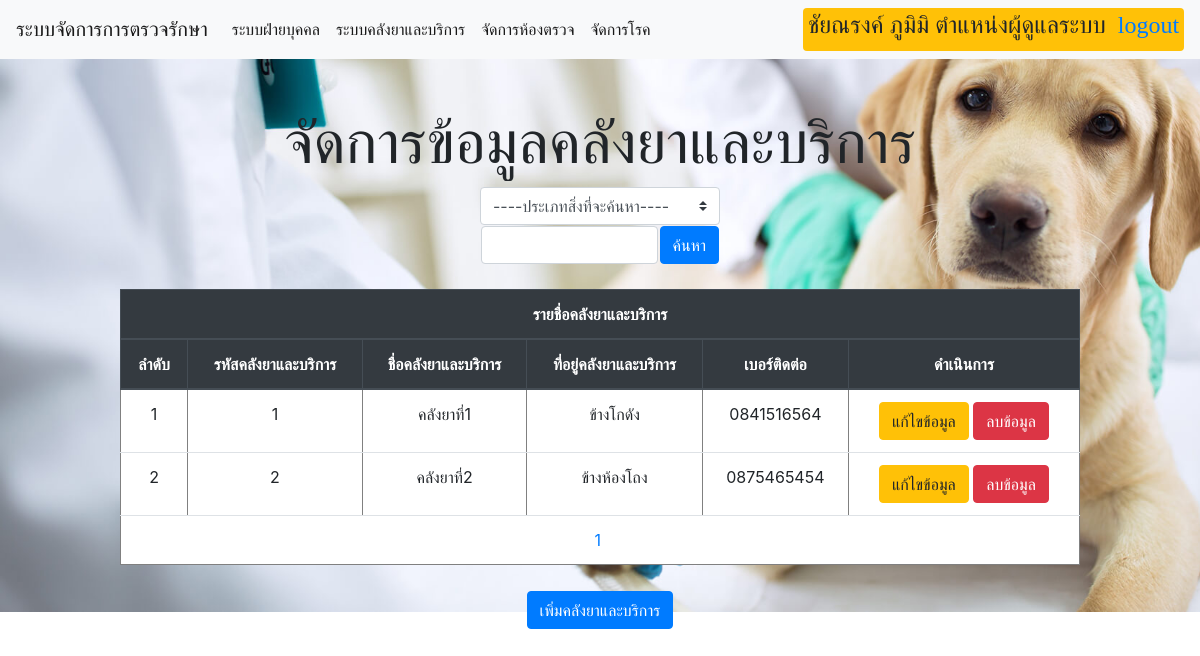
Page /TreatmentManagementProject/admin/AdminManageDrugServiceHouse.php (signed in) on the committed database.
### tables this page shows
CREATE TABLE `drugservicestorehouse` (
  `DshID` int(1) NOT NULL,
  `Name` varchar(30) NOT NULL,
  `Address` varchar(30) NOT NULL,
  `Connumber` char(10) NOT NULL
);

### TreatmentManagementProject/mysql/connect.php (called while the page is built)
<?php
$connect = mysqli_connect($dbhost, $dbuser, $dbpass, $dbname);
mysqli_query($connect, "SET NAMES UTF8");
$result = mysqli_query($connect, $sql);
?>

### TreatmentManagementProject/admin/AdminManageDrugServiceHouse.php (the view, shortened to what this page needs)
<?php
require("../mysql/config.php");
if(!empty($_GET['wordsearch']) && !empty($_GET['typesearch']))
{
  if(!empty($_REQUEST['page']))
  {
    $page=$_REQUEST['page'];
  }
  else
  {
    $page=1;
  }
    $pageprocess=($page*5)-5;
    $wordsearch = $_REQUEST['wordsearch'];
    $typesearch = $_REQUEST['typesearch'];
    if($typesearch=='1')
    {
      $sql2 ="select dshid,name,address,connumber from drugservicestorehouse where dshid LIKE '%" . $wordsearch . "%'";
      $sql = "select dshid,name,address,connumber from drugservicestorehouse where dshid LIKE '%" . $wordsearch . "%' limit $pageprocess,5";
    }
    else if($typesearch=='2')
    {
        $sql2 ="select dshid,name,address,connumber from drugservicestorehouse where name LIKE '%" . $wordsearch . "%'";
        $sql = "select dshid,name,address,connumber from drugservicestorehouse where name LIKE '%" . $wordsearch . "%' limit $pageprocess,5";
    }
    else
    {
        $sql2 ="select dshid,name,address,connumber from drugservicestorehouse";
        $sql = "select dshid,name,address,connumber from drugservicestorehouse limit $pageprocess,5";
    }
}
else
{
  if(!empty($_REQUEST['page']))
  {
    $page=$_REQUEST['page'];
  }
  else
  {
    $page=1;
  }
  $pageprocess=($page*5)-5;
  if(isset($_GET['wordsearch']))
  {
    $wordsearch = $_REQUEST['wordsearch'];
    $typesearch = $_REQUEST['typesearch'];
    if($typesearch=='1')
    {
      $sql2 ="select dshid,name,address,connumber from drugservicestorehouse where dshid LIKE '%" . $wordsearch . "%'";
      $sql = "select dshid,name,address,connumber from drugservicestorehouse where dshid LIKE '%" . $wordsearch . "%' limit $pageprocess,5";
    }
    else if($typesearch=='2')
    {
        $sql2 ="select dshid,name,address,connumber from drugservicestorehouse where name LIKE '%" . $wordsearch . "%'";
        $sql = "select dshid,name,address,connumber from drugservicestorehouse where name LIKE '%" . $wordsearch . "%' limit $pageprocess,5";
    }
  }
  else
  {
    $sql2 ="select dshid,name,address,connumber from drugservicestorehouse";
    $sql = "select dshid,name,address,connumber from drugservicestorehouse limit $pageprocess,5";
  }
}
?>
<!doctype html>
<html lang="en">
  <head>
     <link rel="stylesheet" href="https://stackpath.bootstrapcdn.com/bootstrap/4.3.1/css/bootstrap.min.css">
  </head>
  <body>
 <nav class="navbar navbar-expand-lg navbar-light bg-light">
  <a class="navbar-brand" href="../Main.php">ระบบจัดการการตรวจรักษา</a>
  <div class="collapse navbar-collapse" id="navbarSupportedContent">
    <ul class="navbar-nav mr-auto">
    <li class="nav-item active">
        <a class="nav-link" href="ManageUser.php">ระบบฝ่ายบุคคล <span class="sr-only">(current)</span></a>
      </li>
      <li class="nav-item active">
        <a class="nav-link" href="ManageDrugService.php">ระบบคลังยาและบริการ <span class="sr-only">(current)</span></a>
      </li>
      <li class="nav-item active">
        <a class="nav-link" href="Managetreatmentroom.php">จัดการห้องตรวจ <span class="sr-only">(current)</span></a>
      </li>
      <li class="nav-item active">
        <a class="nav-link" href="Managedisease.php">จัดการโรค <span class="sr-only">(current)</span></a>
      </li>
    </ul>
    <span class = "badge badge-warning" style="font-family: 'TH SarabunPSK';font-weight: bold;"><h4><?php echo $_SESSION['name'] . "&nbsp;ตำแหน่งผู้ดูแลระบบ" ."&nbsp;
    <a href = '../logout.php'>logout</a>" ?></h4></span>
  </div>
</nav>
<br><br>
<h1 align="center" class="head1 ">จัดการข้อมูลคลังยาและบริการ</h1>
<center>
    <form action="AdminManageDrugServiceHouse.php" method="get">
    <div style="width: 20%;">
    <select class="browser-default custom-select" name="typesearch" required>
        <option value = ''>----ประเภทสิ่งที่จะค้นหา----</option>
        </select>
        <table border="0">
        <tr>
    <td><input class="form-control" type="text" name="wordsearch"></td><td><input class="btn btn-primary" type="submit" value="ค้นหา"></td>
    </tr>
    </table>
    </div>
    </form>
    <br>
    <div style="width: 80%;">
    <table class="table table-hover" border="1" bgcolor="#FFFFFF">
    <thead class="thead-dark">
       <tr bgcolor = "#d5f4e6" align="center">
        <th colspan="6">
        รายชื่อคลังยาและบริการ
        </th>
       </tr>
        <tr align="center">
            <th>ลำดับ</th>
            <th>รหัสคลังยาและบริการ</th>
            <th>ชื่อคลังยาและบริการ</th>
            <th>ที่อยู่คลังยาและบริการ</th>
            <th>เบอร์ติดต่อ</th>
            <th>ดำเนินการ</th>
        </tr>
        </thead>
            <?php
            if(empty($_REQUEST['count']))
            {
              $count = 0;
            }
            else
            {
              $count = $_REQUEST['count'];
            }
            require("../mysql/connect.php");
            while($row = mysqli_fetch_array($result))
            {
            $count++;
              echo "<tr align='center'>";
              echo "<td>$count</td>";
              echo "<td>$row[dshid]</td>";
              echo "<td>$row[name]</td>";
              echo "<td>$row[address]</td>";
              echo "<td>$row[connumber]</td>";
            ?>
            <td>
            <button class="btn btn-warning" onclick="DrugServiceStorehouseEdit('<?php echo $row['dshid']; ?>')">แก้ไขข้อมูล</button>
            <button class="btn btn-danger" onclick="DrugServiceStorehouseDel('<?php echo $row['dshid']; ?>')">ลบข้อมูล</button>
            </td>
             <?php
              echo "</tr>";
            }
            ?>
            <tfoot>
        <tr><td colspan=7 align="center"><?php
        $sql=$sql2;
        require("../mysql/connect.php");
        $x=mysqli_num_rows($result);
         $count2=ceil($x/5);
         $count=0;
         for($i=1;$i<=$count2;$i++)
         {
          if(!empty($_GET['wordsearch']) && !empty($_GET['typesearch']))
          {
           ?>
           <a href='AdminManageDrugServiceHouse.php?count=<?php echo $count ?>&page=<?php echo $i ?>&wordsearch=<?php echo $_GET['wordsearch'] ?>&typesearch=<?php echo $_GET['typesearch'] ?>'><?php echo $i; ?>&nbsp;</a>
           <?php
          }
          else
          {
            ?>
            <a href='AdminManageDrugServiceHouse.php?count=<?php echo $count ?>&page=<?php echo $i ?>'><?php echo $i; ?>&nbsp;</a>
            <?php
          }
            $count+=5;
         }
        ?></td></tr>
        </tfoot>
    </table>
    </div>
    </center>
    <center><button type="button" class="btn btn-primary" style="margin-top: 10px;" onclick="window.open('AdminManageDrugServiceHouseAdd.php','_self');">เพิ่มคลังยาและบริการ</button></center>
  </body>
</html>

### TreatmentManagementProject/admin/AdminManageDrugServiceHouse.php (style rules this page uses)
body { background-image: url("../background/bg.jpg"); background-repeat: no-repeat; background-size: 120% auto; }
.head1 { font-family: "TH SarabunPSK"; font-size: 60px; }

### rows in the picture
drugservicestorehouse: DshID "1", Name "คลังยาที่1", Address "ข้างโกดัง", Connumber "0841516564"
drugservicestorehouse: DshID "2", Name "คลังยาที่2", Address "ข้างห้องโถง", Connumber "0875465454"

### other values in the picture
$_SESSION['name'] "ชัยณรงค์ ภูมิมิ"
